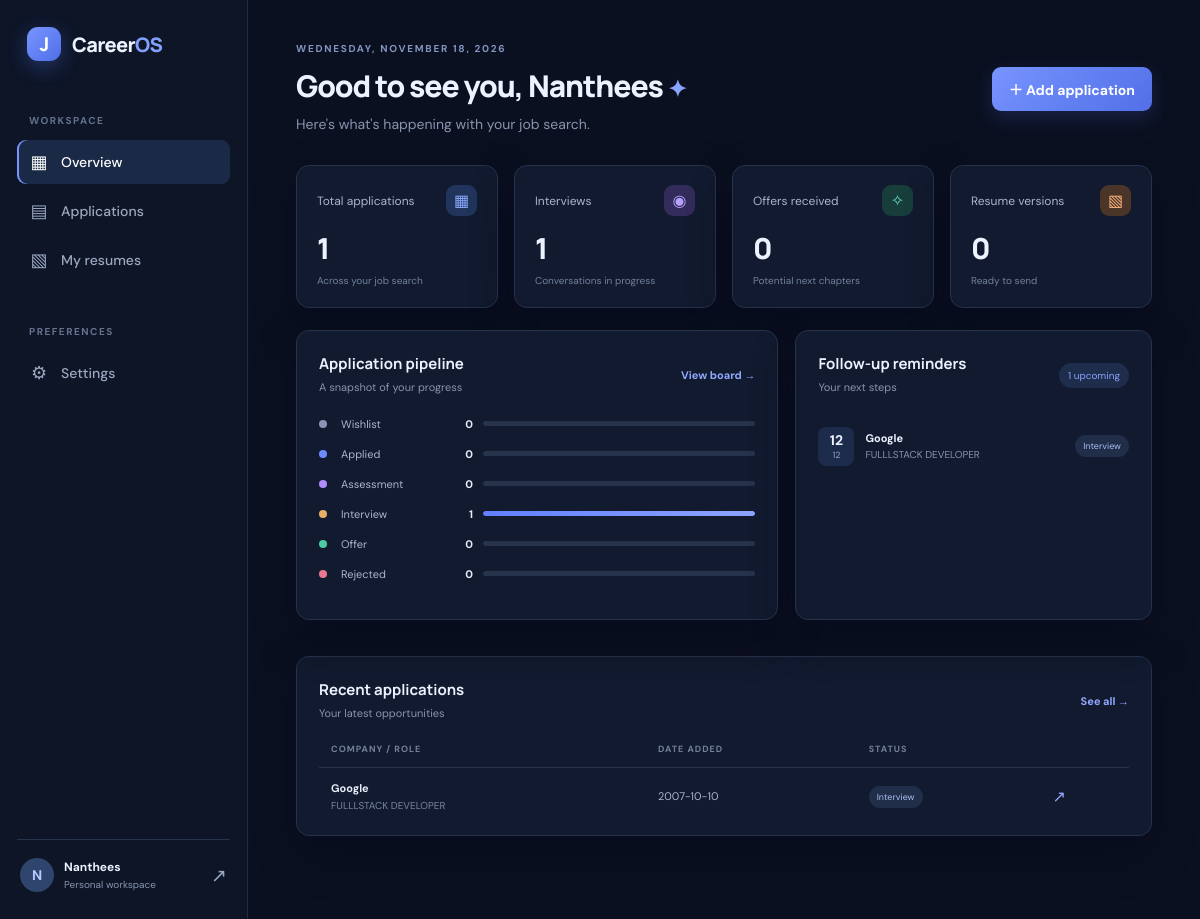
The app's page /dashboard (signed in) with its own data.
### tables this page shows
CREATE TABLE applications (
            id INTEGER PRIMARY KEY AUTOINCREMENT,
            user_id INTEGER NOT NULL REFERENCES users(id) ON DELETE CASCADE,
            company TEXT NOT NULL,
            role TEXT NOT NULL,
            location TEXT DEFAULT '',
            job_url TEXT DEFAULT '',
            salary TEXT DEFAULT '',
            description TEXT DEFAULT '',
            status TEXT NOT NULL DEFAULT 'Wishlist',
            applied_date TEXT DEFAULT '',
            follow_up_date TEXT DEFAULT '',
            notes TEXT DEFAULT '',
            created_at TEXT NOT NULL DEFAULT CURRENT_TIMESTAMP
        );

### app.py (the view)
@app.route("/dashboard")
@login_required
def dashboard():
    uid = session["user_id"]
    with db() as con:
        apps = con.execute("SELECT * FROM applications WHERE user_id=? ORDER BY created_at DESC", (uid,)).fetchall()
        resume_count = con.execute("SELECT COUNT(*) FROM resumes WHERE user_id=?", (uid,)).fetchone()[0]
    counts = {s: sum(1 for a in apps if a["status"] == s) for s in STATUSES}
    upcoming = [a for a in apps if a["follow_up_date"] and a["follow_up_date"] >= date.today().isoformat()]
    upcoming.sort(key=lambda a: a["follow_up_date"])
    return render_template("dashboard.html", applications=apps, counts=counts,
                           total=len(apps), resume_count=resume_count, upcoming=upcoming[:5])

### app.py (called while the page is built)
def db():
    conn = sqlite3.connect(DB_PATH)
    conn.row_factory = sqlite3.Row
    conn.execute("PRAGMA foreign_keys = ON")
    return conn

def login_required(fn):
    @wraps(fn)
    def wrapper(*args, **kwargs):
        if "user_id" not in session:
            return redirect(url_for("login"))
        return fn(*args, **kwargs)
    return wrapper

@app.context_processor
def inject_globals():
    return {"statuses": STATUSES}

### templates/dashboard.html
{% extends "base.html" %}{% block title %}Overview{% endblock %}{% block content %}
<header class="topbar"><div><div class="eyebrow">WEDNESDAY, NOVEMBER 18, 2026</div><h1>Good to see you, {{ session.get('user_name') }} <span class="wave">✦</span></h1><p class="muted">Here's what's happening with your job search.</p></div><a class="btn primary" href="{{ url_for('application_form') }}">＋ Add application</a></header>
<section class="stats-grid"><div class="stat-card"><div class="stat-top"><span>Total applications</span><span class="stat-icon blue">▦</span></div><strong>{{ total }}</strong><small>Across your job search</small></div><div class="stat-card"><div class="stat-top"><span>Interviews</span><span class="stat-icon purple">◉</span></div><strong>{{ counts['Interview'] }}</strong><small>Conversations in progress</small></div><div class="stat-card"><div class="stat-top"><span>Offers received</span><span class="stat-icon green">✧</span></div><strong>{{ counts['Offer'] }}</strong><small>Potential next chapters</small></div><div class="stat-card"><div class="stat-top"><span>Resume versions</span><span class="stat-icon orange">▧</span></div><strong>{{ resume_count }}</strong><small>Ready to send</small></div></section>
<div class="content-grid"><section class="panel"><div class="panel-heading"><div><h2>Application pipeline</h2><p class="muted">A snapshot of your progress</p></div><a class="text-link" href="{{ url_for('kanban') }}">View board →</a></div><div class="pipeline">{% for s in statuses %}<div class="pipeline-row"><span class="status-dot dot-{{ loop.index }}"></span><span>{{ s }}</span><b>{{ counts[s] }}</b><div class="bar"><i style="width:{{ (counts[s] / total * 100) if total else 0 }}%"></i></div></div>{% endfor %}</div></section>
<section class="panel"><div class="panel-heading"><div><h2>Follow-up reminders</h2><p class="muted">Your next steps</p></div><span class="tiny-badge">{{ upcoming|length }} upcoming</span></div>{% if upcoming %}<div class="reminder-list">{% for a in upcoming %}<div class="reminder"><div class="reminder-date"><b>{{ a.follow_up_date[8:10] }}</b><small>{{ a.follow_up_date[5:7] }}</small></div><div><b>{{ a.company }}</b><small>{{ a.role }}</small></div><span class="status-pill">{{ a.status }}</span></div>{% endfor %}</div>{% else %}<div class="empty-small"><span>◷</span><b>Nothing on the horizon</b><small>Add a follow-up date to an application.</small></div>{% endif %}</section></div>
<section class="panel recent-panel"><div class="panel-heading"><div><h2>Recent applications</h2><p class="muted">Your latest opportunities</p></div><a class="text-link" href="{{ url_for('kanban') }}">See all →</a></div>{% if applications %}<div class="table-wrap"><table><thead><tr><th>COMPANY / ROLE</th><th>DATE ADDED</th><th>STATUS</th><th></th></tr></thead><tbody>{% for a in applications[:6] %}<tr><td><b>{{ a.company }}</b><small>{{ a.role }}</small></td><td>{{ a.applied_date or '—' }}</td><td><span class="status-pill">{{ a.status }}</span></td><td><a class="icon-link" href="{{ url_for('application_form',app_id=a.id) }}">↗</a></td></tr>{% endfor %}</tbody></table></div>{% else %}<div class="empty-state"><div class="empty-illustration">▤</div><h3>Your next opportunity starts here</h3><p>Add your first job application to start building your pipeline.</p><a class="btn primary" href="{{ url_for('application_form') }}">＋ Add your first application</a></div>{% endif %}</section>
{% endblock %}

### static/css/style.css (style rules this page uses)
:root { --bg:#0b1020;--panel:#111a2e;--panel2:#151f35;--line:#26334c;--text:#edf2ff;--muted:#8794ad;--blue:#6d8cff;--blue2:#4f6fe8;--green:#4ec9a1;--shadow:0 18px 45px #02061755 }
* { box-sizing:border-box }
body { margin:0;background:var(--bg);color:var(--text);font-family:'DM Sans',sans-serif;font-size:14px }
a { color:inherit;text-decoration:none }
.topbar { display:flex;justify-content:space-between;align-items:center;margin-bottom:30px }
.eyebrow { font-size:10px;font-weight:700;letter-spacing:1.7px;color:#8295c0;margin-bottom:10px }
.topbar h1,.auth-card h1 { font:800 30px Manrope;letter-spacing:-1.1px;margin:0 0 7px }
.muted { color:var(--muted);margin:0;line-height:1.6 }
.wave { color:#8aa3ff;font-size:23px }
.btn { border:0;border-radius:9px;padding:12px 17px;display:inline-flex;align-items:center;justify-content:center;gap:12px;font-weight:700;cursor:pointer;transition:.2s }
.btn.primary { background:linear-gradient(135deg,#7794ff,#526fe7);color:white;box-shadow:0 7px 18px #526fe733 }
.stats-grid { display:grid;grid-template-columns:repeat(4,1fr);gap:16px;margin-bottom:22px }
.stat-card,.panel { background:var(--panel);border:1px solid var(--line);border-radius:13px;box-shadow:var(--shadow) }
.stat-card { padding:19px 20px }
.stat-top { display:flex;align-items:center;justify-content:space-between;color:#aab6cb;font-size:12px }
.stat-icon { width:31px;height:31px;border-radius:9px;display:grid;place-items:center;font-size:16px }
.blue { background:#20345c;color:#8eabff }
.purple { background:#332b59;color:#b6a1ff }
.green { background:#173e3b;color:#69d8b6 }
.orange { background:#4b3529;color:#ffb77e }
.stat-card strong { display:block;font:800 29px Manrope;margin:12px 0 2px }
.stat-card small { color:#71809c;font-size:10px }
.content-grid { display:grid;grid-template-columns:1.15fr .85fr;gap:17px;margin-bottom:18px }
.panel { padding:22px;margin-bottom:18px }
.panel-heading { display:flex;align-items:center;justify-content:space-between;margin-bottom:20px }
.panel h2 { font:700 15px Manrope;margin:0 0 5px }
.panel-heading .muted { font-size:11px }
.text-link { color:#91a8ff;font-size:11px;font-weight:700 }
.pipeline-row { display:grid;grid-template-columns:12px 100px 22px 1fr;gap:10px;align-items:center;margin:16px 0;color:#aab6cb;font-size:11px }
.pipeline-row b { text-align:right;color:#e7edfc }
.status-dot { width:8px;height:8px;border-radius:50%;display:inline-block;background:#8496b9 }
.dot-1 { background:#8996b1 }
.dot-2 { background:#6d8cff }
.dot-3 { background:#b28bff }
.dot-4 { background:#e7ae67 }
.dot-5 { background:#4ec9a1 }
.dot-6 { background:#e87991 }
.bar { height:5px;border-radius:9px;background:#26334a;overflow:hidden }
.bar i { display:block;height:100%;background:linear-gradient(90deg,#617fff,#8da4ff);border-radius:9px }
.tiny-badge { font-size:10px;color:#89a2ff;background:#1e2d4b;padding:6px 9px;border-radius:20px }
.reminder { display:flex;align-items:center;gap:11px;padding:10px 0;border-bottom:1px solid #253149 }
.reminder:last-child { border:0 }
.reminder-date { width:36px;height:39px;border-radius:8px;background:#1b2b49;display:grid;place-content:center;text-align:center }
.reminder-date b { font-size:14px }
.reminder-date small { font-size:9px;color:#8fa4d5 }
.reminder>div:nth-child(2) { flex:1 }
.reminder>div:nth-child(2) b,.reminder>div:nth-child(2) small { display:block }
.reminder>div:nth-child(2) b { font-size:11px }
.reminder>div:nth-child(2) small { font-size:10px;color:var(--muted);margin-top:3px }
.status-pill { font-size:9px;padding:5px 8px;border-radius:20px;background:#202e49;color:#a9bcf4;white-space:nowrap }
.recent-panel { padding-bottom:10px }
.table-wrap { overflow-x:auto }
table { width:100%;border-collapse:collapse;text-align:left }
th { font-size:9px;letter-spacing:1px;color:#73819b;padding:0 12px 12px }
td { padding:13px 12px;border-top:1px solid #26334a;font-size:11px;color:#aab6cb }
td b,td small { display:block }
td b { color:#e8edfa;font-size:11px }
td small { color:#7786a0;font-size:10px;margin-top:4px }
.icon-link { color:#93a9ff;font-size:16px }

### records on screen
applications: status "Interview", counts "1", {{ (counts[s] / total * 100) if total else 0 }} 100.0 (drawn), follow_up_date "12", company "Google", role "FULLLSTACK DEVELOPER", applied_date "2007-10-10"

### other values on screen
{{ session.get('user_name','U')[:1]|upper }} "N"
{{ session.get('user_name') }} "Nanthees"
{{ total }} "1"
{{ counts['Interview'] }} "1"
{{ counts['Offer'] }} "0"
{{ resume_count }} "0"
{{ s }} "Wishlist" "Applied" "Assessment" "Offer" "Rejected"
{{ counts[s] }} "0" "0" "0" "0" "0"
{{ upcoming|length }} "1"
